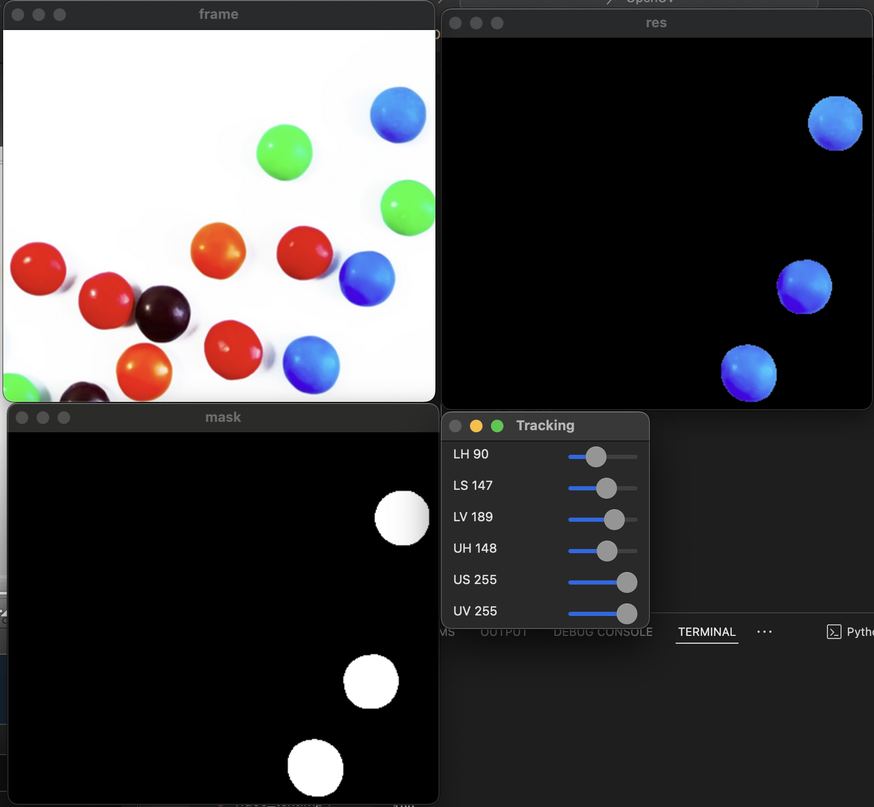
#> input picture 11. HSV Color Space/image object detection.png, 874 x 807 px, shrunk from 1670 x 1542 before the run, given in place of the camera
$ python object_detection_video.py
#> lines starting #> are read from the running program, lines starting #| are printed output that depends on the picture; after the words box and inside, x2 and y2 are one past the last pixel; in counts of white or black regions, pixels touching at a corner belong together
import cv2
import numpy as np
import os

def nothing(x):
    pass

cv2.namedWindow('Tracking')

cv2.createTrackbar('LH','Tracking', 0, 255, nothing)
#> slider 'LH' is set to 51
cv2.createTrackbar('LS','Tracking', 0, 255, nothing)
#> slider 'LS' is set to 51
cv2.createTrackbar('LV','Tracking', 0, 255, nothing)
#> slider 'LV' is set to 51
cv2.createTrackbar('UH','Tracking', 255, 255, nothing)
cv2.createTrackbar('US','Tracking', 255, 255, nothing)
cv2.createTrackbar('UV','Tracking', 255, 255, nothing)

cap = cv2.VideoCapture(0)
# path = os.path.join('.','data','smarties.png')

while True:
    # frame = cv2.imread(path)
    ret, frame = cap.read()
#> frame is the input picture: shape (807, 874, 3); mean B, G, R 68.4, 67.1, 68.6

    if ret:
        hsv = cv2.cvtColor(frame, cv2.COLOR_BGR2HSV)
#> hsv: shape (807, 874, 3); mean H, S, V 13.1, 11.9, 73.5

        l_h = cv2.getTrackbarPos('LH', 'Tracking')
        l_s = cv2.getTrackbarPos('LS', 'Tracking')
        l_v = cv2.getTrackbarPos('LV', 'Tracking')

        u_h = cv2.getTrackbarPos('UH', 'Tracking')
        u_s = cv2.getTrackbarPos('US', 'Tracking')
        u_v = cv2.getTrackbarPos('UV', 'Tracking')

        l_b = np.array([l_h,l_s,l_v])
        u_b = np.array([u_h,u_s,u_v])

        mask = cv2.inRange(hsv, l_b, u_b)
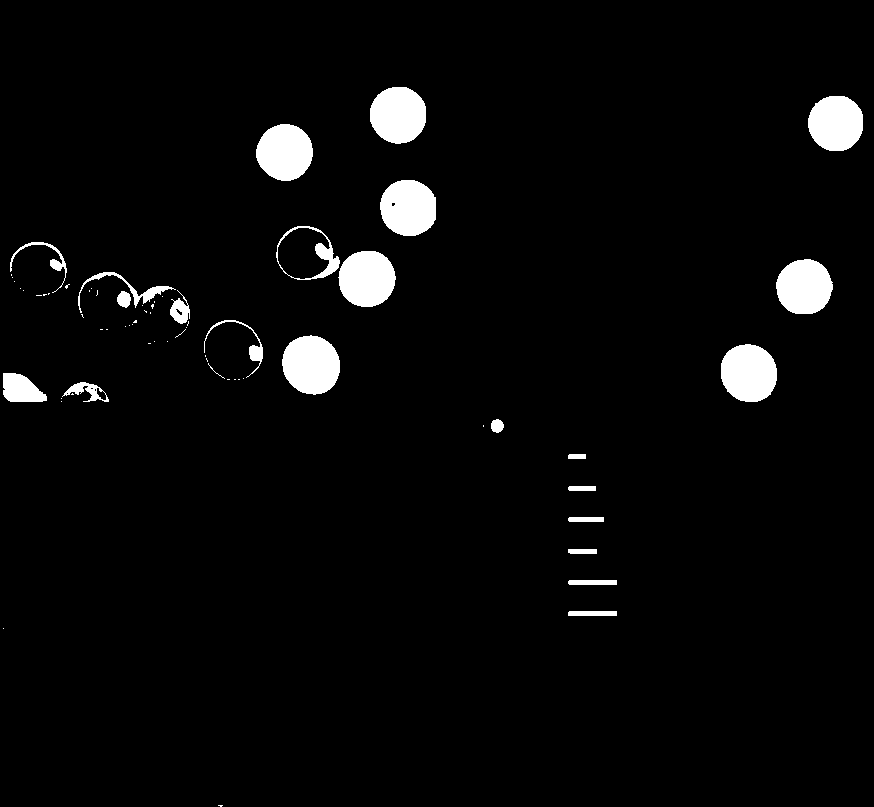
#> mask: shape (807, 874); 3.6% white; 67 white regions (43 under 20 px), largest, box (x1, y1, x2, y2) and area: (282, 335, 340, 395) 2704, (721, 344, 777, 402) 2604, (338, 251, 396, 307) 2554

        res = cv2.bitwise_and(frame, frame, mask=mask)
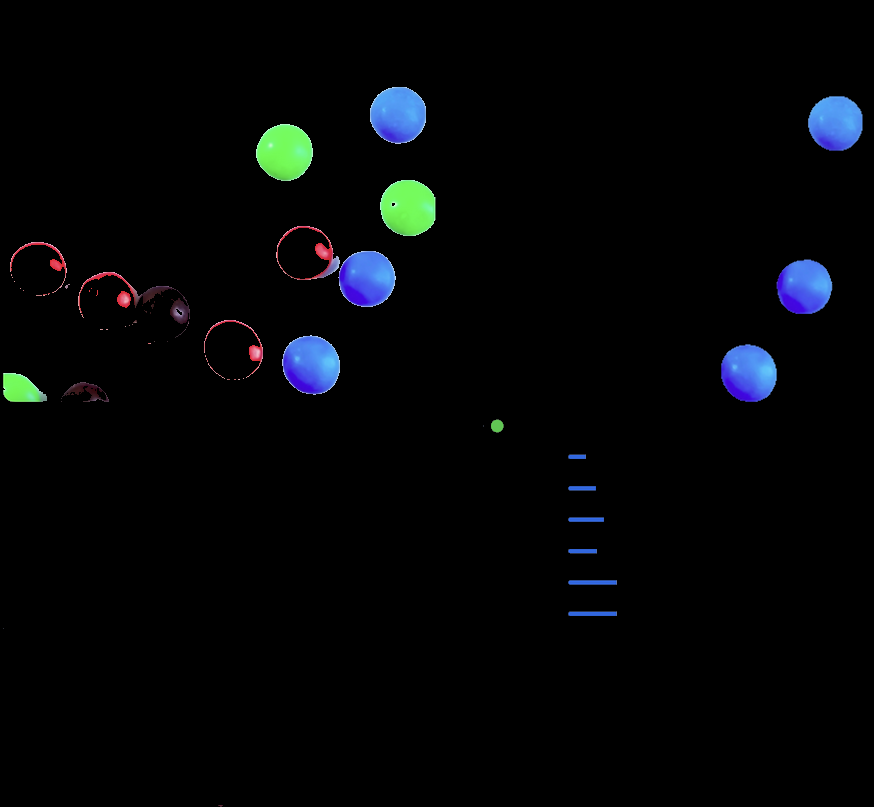
#> res: shape (807, 874, 3); mean B, G, R 6.6, 5.1, 3.5

        cv2.imshow('frame', frame)
        cv2.imshow('mask', mask)
        cv2.imshow('res', res)

    # Break the loop on 'ESC' key press
    key = cv2.waitKey(1) & 0xFF
#> (key Esc is pressed here)
    if key == 27:  # ESC key
        print("ESC key pressed, exiting...")
        break
cap.release()
cv2.destroyAllWindows()

$ run again, on 11. HSV Color Space/video object detection.png
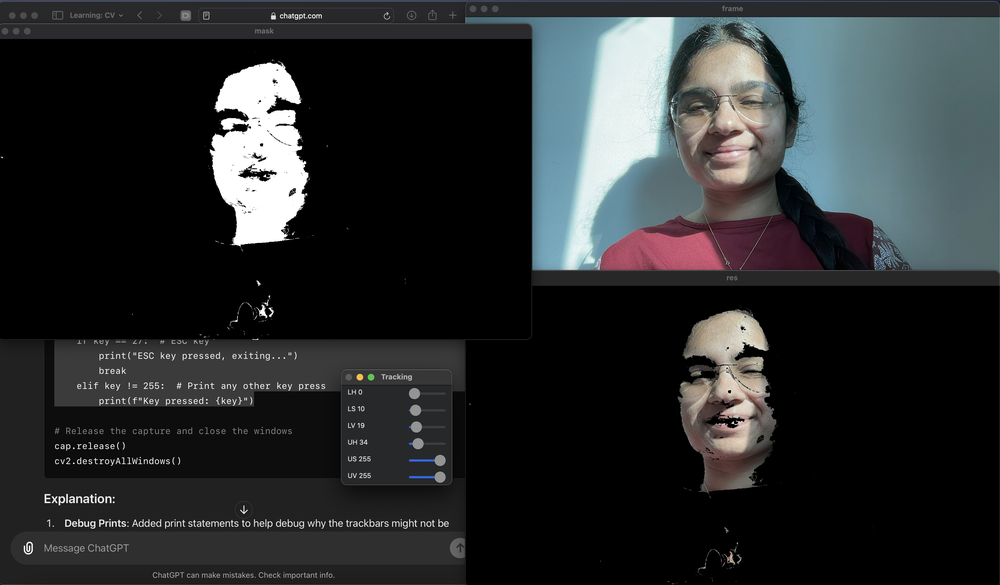
#> input picture 11. HSV Color Space/video object detection.png, 1000 x 585 px, shrunk from 3590 x 2100 before the run, given in place of the camera
#> frame is the input picture: shape (585, 1000, 3); mean B, G, R 45.8, 44.7, 41.8
#> hsv: shape (585, 1000, 3); mean H, S, V 28.7, 16.6, 47.6
#> `mask = cv2.inRange(hsv, l_b, u_b)`:
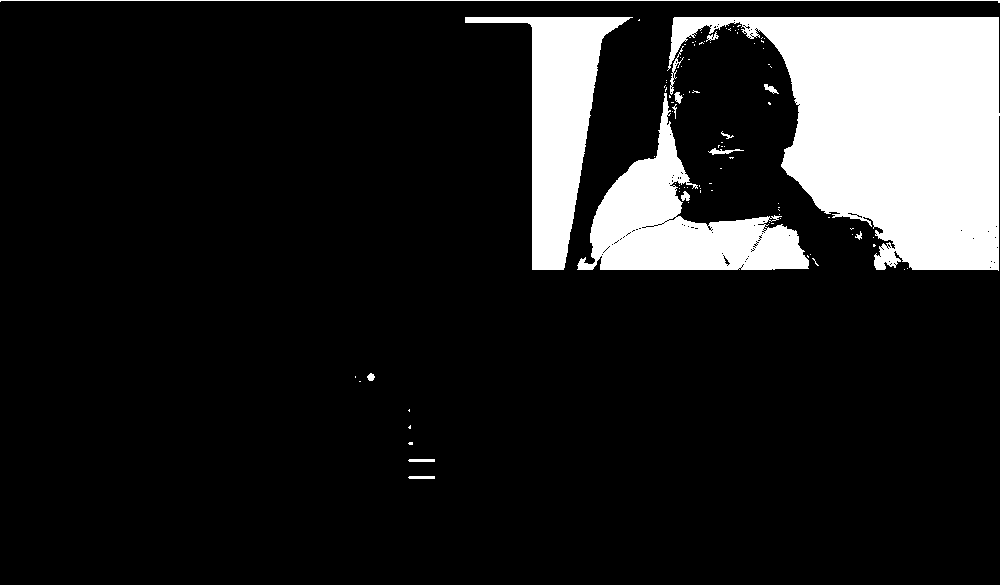
#> mask: shape (585, 1000); 13.8% white; 94 white regions (78 under 20 px), largest, box (x1, y1, x2, y2) and area: (667, 17, 1000, 271) 49437, (577, 93, 809, 270) 15106, (465, 17, 633, 270) 14206
#> `res = cv2.bitwise_and(frame, frame, mask=mask)`:
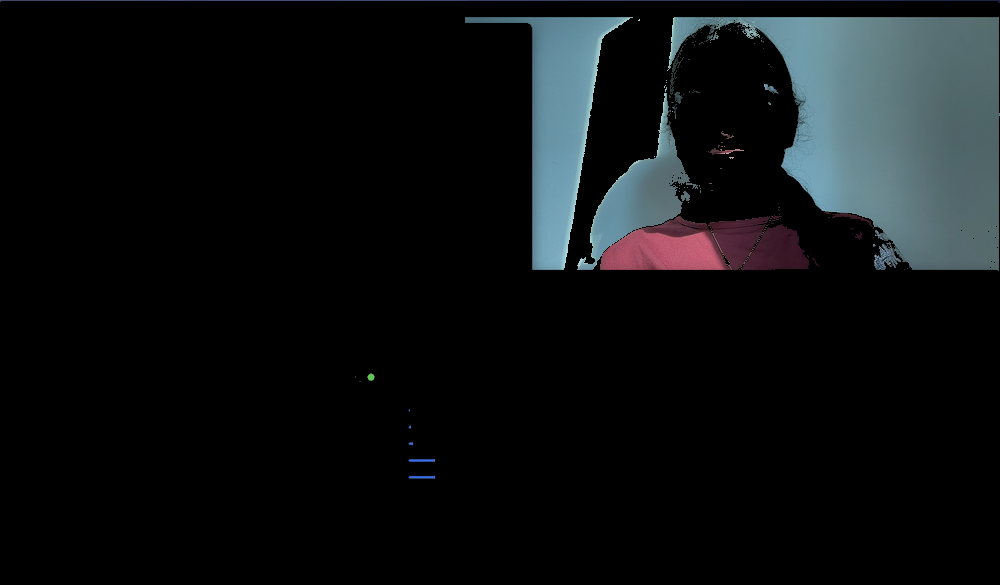
#> res: shape (585, 1000, 3); mean B, G, R 18, 16.6, 13.7
